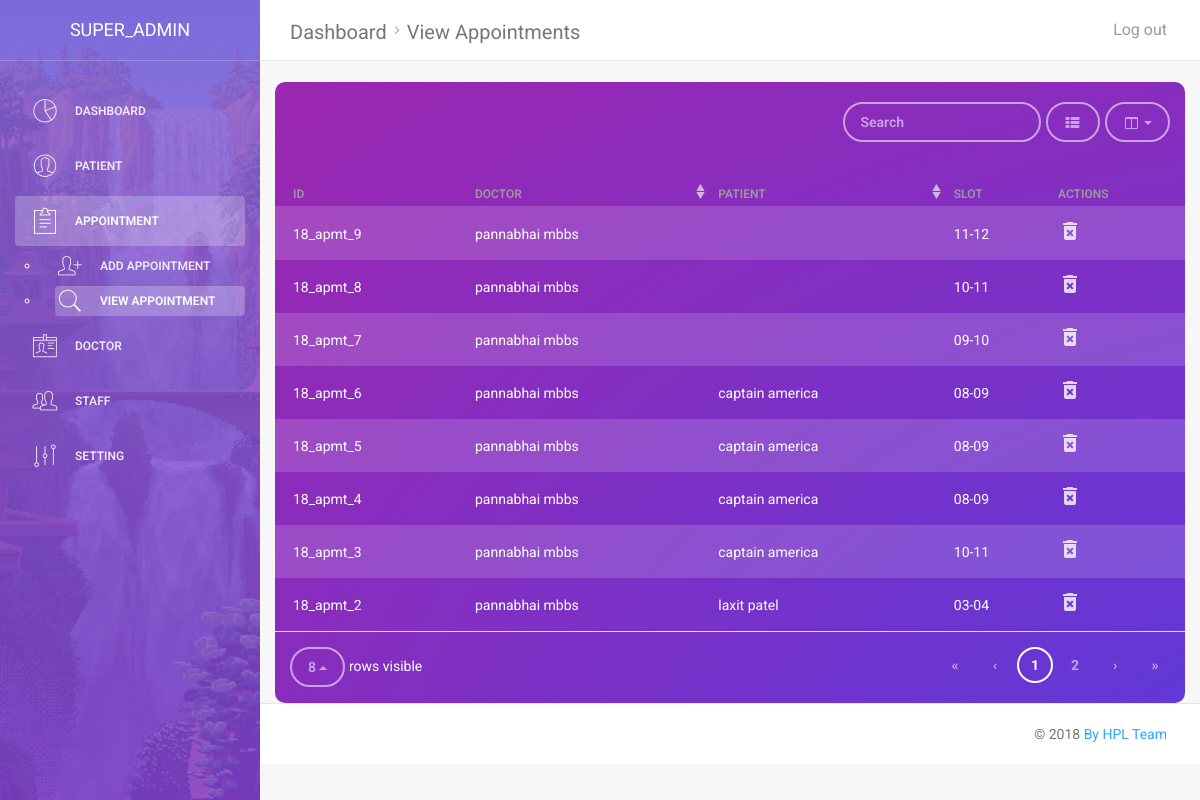
Screenshot of /view_appointment.php (signed in) with the database file from the repository.
### tables this page shows
CREATE TABLE `appointment` (
  `appointment_id` varchar(10) NOT NULL,
  `appointment_for` varchar(10) NOT NULL,
  `appointment_by` varchar(10) NOT NULL,
  `appointment_date` date NOT NULL,
  `appointment_reg_date` timestamp(6) NOT NULL DEFAULT CURRENT_TIMESTAMP(6) ON UPDATE CURRENT_TIMESTAMP(6),
  `appointment_status` tinyint(1) NOT NULL,
  `appointment_slot` varchar(5) NOT NULL
);

CREATE TABLE `doctor` (
  `doctor_id` varchar(15) NOT NULL,
  `doctor_name` varchar(30) NOT NULL,
  `doctor_dob` date NOT NULL,
  `doctor_gender` varchar(10) NOT NULL,
  `doctor_phone` varchar(15) NOT NULL,
  `doctor_city` varchar(20) NOT NULL,
  `doctor_address` varchar(100) NOT NULL,
  `doctor_designation` varchar(30) NOT NULL,
  `doctor_email` varchar(50) NOT NULL,
  `doctor_password` varchar(50) NOT NULL,
  `doj` timestamp(6) NOT NULL DEFAULT CURRENT_TIMESTAMP(6),
  `slot_id` varchar(10) NOT NULL,
  `doctor_exist` tinyint(1) NOT NULL
);

CREATE TABLE `patient` (
  `count` int(10) NOT NULL,
  `patient_id` varchar(15) NOT NULL,
  `patient_name` varchar(30) NOT NULL,
  `patient_gender` varchar(10) NOT NULL,
  `patient_email` varchar(50) NOT NULL,
  `patient_phone` varchar(15) NOT NULL,
  `patient_dob` date NOT NULL,
  `patient_type` tinyint(1) NOT NULL,
  `patient_address` varchar(100) NOT NULL,
  `patient_password` varchar(50) NOT NULL,
  `relative_name` varchar(30) NOT NULL,
  `relative_contact` varchar(15) NOT NULL,
  `added_by` varchar(15) NOT NULL,
  `doj` timestamp(6) NOT NULL DEFAULT CURRENT_TIMESTAMP(6)
);

### assets/modules/global_module.php (the view, shortened to what this page needs)
<?php
function fetch_data($query,$type)
{
	include("assets/modules/db_config.php");
	$result = mysqli_query($conn,$query);
	if($result)
	{
		if($type == "login")
		{
		$count = mysqli_num_rows($result);
			if($count == 1)
			{
				return TRUE;
			}
			else
			{
				return FALSE;
			}
		}
		elseif($type == "count")
		{
			$count = mysqli_num_rows($result);
			return $count;
		}
		elseif($type == "result")
		{
			 $res = mysqli_query($conn,$query);
			 return $res;
		}
	}
	else
	{
		return "Fetch Error";
	}
}
function view_table($for)
{
    include("assets/modules/db_config.php");
    if($for == "patient")
    {
        $query = "select * from patient where patient_exist = 0";
        $result = mysqli_query($conn,$query);
        if($result)
        {
            while($row = mysqli_fetch_array($result)) {
                $id = $row[0];
				$age = date_diff(date_create($row[5]), date_create('today'))->y;
                echo "<tr>
                <td>$id</td>
                <td>$row[1]</td>
                <td>$age</td>
				<td>$row[14]</td>
                <td > <a href='view_patient_profile.php?id=$id'> <i class='material-icons'>edit</i></a></td>
                </tr>";
            }
        }
    }
    elseif ($for == "appointment")
    {
        $query = "select * from appointment order by substring(appointment_id,9) desc";
        $result = mysqli_query($conn,$query);
        while($row = mysqli_fetch_array($result))
        {
            $id = $row[0];
			$d_id = $row[1];
			$p_id = $row[2];
			$d_data = mysqli_fetch_assoc(mysqli_query($conn,"select doctor_name from doctor where doctor_id = '$d_id' "));
			$p_data = mysqli_fetch_assoc(mysqli_query($conn,"select patient_name from patient where patient_id = '$p_id' "));
            echo "<tr>
                <td>$id</td>
                <td>". $d_data['doctor_name'] ."</td>
                <td>". $p_data['patient_name'] ."</td>
                <td>$row[6]</td>
                <td > <a href='delete_designation.php?id=$id'> <i class='material-icons'>delete_forever</i></a></td>
                </tr>";
        }
    }
	else
	{
		echo "<tr><td>Invalid Arguments</td></tr>";
	}
}
function menu($user,$active,$sub_active)
{
   echo "<div class='sidebar' data-color='purple' data-image='assets/img/waterfall.gif' >
        <div class='sidebar-wrapper' >";
    echo "<div class='logo'>
                <a href='#' class='simple-text'>";
                    if(isset($user)){echo $user;};
                echo "</a>
            </div>";
    echo "<ul class='nav' >
                <li "; if($active == "dashboard"){ echo "class=active"; } echo ">
                    <a href='dashboard_admn.php'>
                        <i class='pe-7s-graph'></i>
                        <p>Dashboard</p>
                    </a>
                </li>
                <li "; if($active == "patient"){ echo"class=active"; } echo ">
                    <a href='add_patient.php' >
                        <i class='pe-7s-user'></i>
                        <p>Patient</p>
                    </a>";
                echo "</li >
                <li "; if($active == "appointment"){ echo"class=active"; } echo ">
                    <a href='add_appointment.php'>
                        <i class='pe-7s-note2'></i>
                        <p>Appointment</p>
                    </a>";
                        if($active == "appointment") {
                            echo "<ul>";
                            echo "<li ";
                            if ($sub_active == "add_appointment") {
                                echo "class=active";
                            }
                            echo ">
                                <a href = 'add_appointment.php' >
                                    <i class='pe-7s-add-user' ></i >
                                    <p > Add Appointment </p >
                                </a >
                            </li >";
                            echo "<li ";
                            if ($sub_active == "view_appointment") {
                                echo "class=active";
                            }
                            echo ">
                                <a href = 'view_appointment.php' >
                                    <i class='pe-7s-search' ></i >
                                    <p > view Appointment </p >
                                </a >
                            </li >";
        echo "</ul>";
    }
                echo "</li>
                <li "; if($active == "doctor"){ echo"class=active"; } echo ">
                    <a href='add_doctor.php'>
                        <i class='pe-7s-id'></i>
                        <p>Doctor</p>
                    </a>";
                echo "</li>
                <li "; if($active == "staff"){ echo"class=active"; } echo ">
                    <a href='add_staff.php'>
                        <i class='pe-7s-users'></i>
                        <p>Staff</p>
                    </a>";
                echo "</li>
                <li "; if($active == "setting"){ echo"class=active"; } echo ">
                    <a href='designation.php'>
                        <i class='pe-7s-edit'></i>
                        <p>Setting</p>
                    </a>";
                echo "</li>";
          echo "</ul>";
    echo "</div>
    </div>";
}
?>

### rows the page displays
appointment: appointment_id "18_apmt_9", doctor.doctor_name "pannabhai mbbs", appointment_slot "11-12"
appointment: appointment_id "18_apmt_8", doctor.doctor_name "pannabhai mbbs", appointment_slot "10-11"
appointment: appointment_id "18_apmt_7", doctor.doctor_name "pannabhai mbbs", appointment_slot "09-10"
appointment: appointment_id "18_apmt_6", doctor.doctor_name "pannabhai mbbs", patient.patient_name "captain america", appointment_slot "08-09"
appointment: appointment_id "18_apmt_5", doctor.doctor_name "pannabhai mbbs", patient.patient_name "captain america", appointment_slot "08-09"
appointment: appointment_id "18_apmt_4", doctor.doctor_name "pannabhai mbbs", patient.patient_name "captain america", appointment_slot "08-09"
appointment: appointment_id "18_apmt_3", doctor.doctor_name "pannabhai mbbs", patient.patient_name "captain america", appointment_slot "10-11"
appointment: appointment_id "18_apmt_2", doctor.doctor_name "pannabhai mbbs", patient.patient_name "laxit patel", appointment_slot "03-04"

### other values shown
$user "SUPER_ADMIN"
